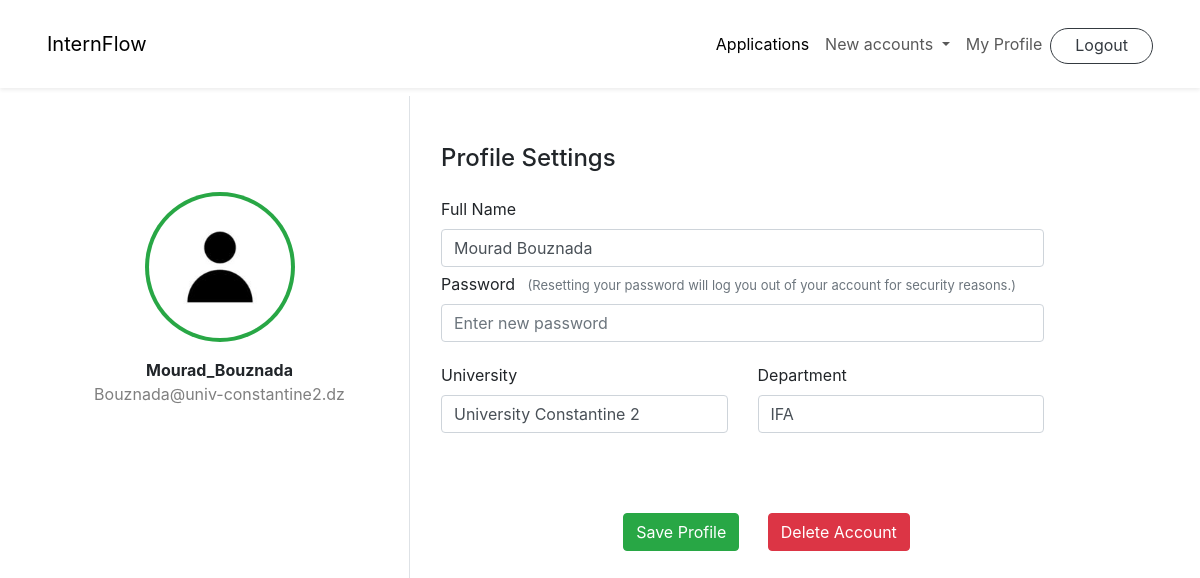
The page /AdminProfile/ (signed in) on the database its author committed.
### accounts/models.py (models this page shows, shortened)
class User(AbstractUser):
    pass
    def __str__(self):
        return str(self.username)

class Admin(models.Model):
    username = models.OneToOneField(User,null=True, blank=True,on_delete=models.CASCADE)
    fullname = models.CharField(max_length=100,null=True)
    dep = models.CharField(max_length=100,null=True)
    university = models.CharField(max_length=100,null=True)

### accounts/decorators.py (the view)
        def wrapper_func(request, *args,**kwargs):
            group = None
            if request.user.groups.exists():
                group = request.user.groups.all()[0].name
            if group in allowed_roles:
                return view_func(request, *args,**kwargs)
            else:
                return HttpResponse('You are not authorized to view this page')

### accounts/forms.py
class AdminEditProfile(ModelForm):
    DEPARTMENT_CHOICES = [
    ('ifa', 'IFA'),
    ('tlsi', 'TLSI'),]
    UNIV = [
    ('University Constantine 2', 'University Constantine 2'),]
    university = forms.ChoiceField(choices=UNIV, widget=forms.Select(attrs={'class': 'form-control'}))
    dep = forms.ChoiceField(choices=DEPARTMENT_CHOICES, widget=forms.Select(attrs={'class': 'form-control'}))
    password = forms.CharField(widget=forms.PasswordInput(attrs={'class': 'form-control', 'placeholder': 'Enter new password'}), required=False)
    class Meta:
        model = Admin
        fields = '__all__'
        widgets = {
        'username': forms.TextInput(attrs={'class': 'form-control','placeholder': 'Type you correct full name..'}),
        'fullname': forms.TextInput(attrs={'class': 'form-control','placeholder': 'Type you correct full name..'}),}

### templates/AdminProfile.html (shortened to what this page needs)
{% extends './AdminNavBar.html' %}
{% load static %}
{% block content %}
<div class="container rounded bg-white">
    <div class="row mt-2">
        <div class="col-md-4 border-right" id="profilePic">
            <div class=" d-flex flex-column align-items-center text-center p-3 py-5"><img class="rounded-circle mt-5 p-1 bg-success" width="150px" src="{% static 'imgs/unknown-user-picture.jpg' %}"><span class="font-weight-bold mt-3">{{request.user}}</span><span class="text-black-50">{{request.user.email}}</span></div>
        </div>
            <div class="col-md-7 ">
                <div class="p-3 py-5">
                    <div class="d-flex justify-content-between align-items-center mb-3">
                        <h4 class="text-right">Profile Settings</h4>
                    </div>
        <form method="POST" action="{% url 'AdminProfile' %}">
                    <div class="row mt-3">
                        <div class="col-md-12"><label class="labels">Full Name</label><br>{{form.fullname}}</div>
                        <div class="col-md-12"><label class="labels">Password <span class="text-muted fw-normal ms-2" style="font-size: small;">(Resetting your password will log you out of your account for security reasons.)</span></label><br>{{form.password}}</div>
                    </div>
                    <div class="row mt-3">
                        <div class="col-md-6"><label class="labels">University</label><br>{{form.university}}</div>
                        <div class="col-md-6"><label class="labels">Department</label><br>{{form.dep}}</div>
                    </div>
                    <div class="ms-5 mb-5 text-center">
                        <button type="submit" class="btn btn-success profile-button">Save Profile</button>
                        <a class="ms-4 btn btn-danger profile-button" data-toggle="modal" data-target="#DeleteAlert" type="button">Delete Account</a>
            </div>
        </form>
    </div>
</div>
</div>
</div>
{% endblock %}

### templates/AdminProfile.html (style rules this page uses)
.container { height: 300px; }
.row { height: 150px; }

### rows shown on the page
User: user "Mourad_Bouznada", user.email "Bouznada@univ-constantine2.dz"
Admin: fullname "Mourad Bouznada", university "University Constantine 2", dep "IFA"
